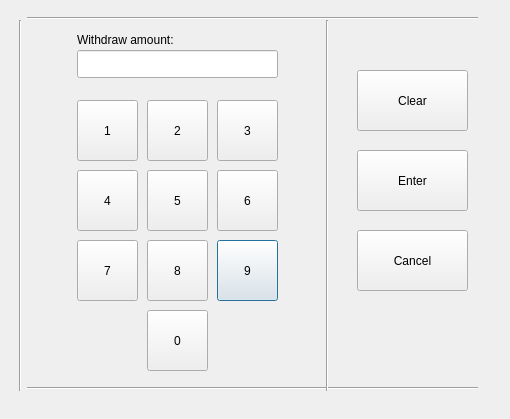
<?xml version="1.0" encoding="UTF-8"?>
<ui version="4.0">
 <class>numPad</class>
 <widget class="QDialog" name="numPad">
  <property name="geometry">
   <rect>
    <x>0</x>
    <y>0</y>
    <width>510</width>
    <height>419</height>
   </rect>
  </property>
  <property name="windowTitle">
   <string>Dialog</string>
  </property>
  <widget class="QPushButton" name="button9">
   <property name="geometry">
    <rect>
     <x>217</x>
     <y>240</y>
     <width>61</width>
     <height>61</height>
    </rect>
   </property>
   <property name="text">
    <string>9</string>
   </property>
  </widget>
  <widget class="QPushButton" name="button7">
   <property name="geometry">
    <rect>
     <x>77</x>
     <y>240</y>
     <width>61</width>
     <height>61</height>
    </rect>
   </property>
   <property name="text">
    <string>7</string>
   </property>
  </widget>
  <widget class="QPushButton" name="button6">
   <property name="geometry">
    <rect>
     <x>217</x>
     <y>170</y>
     <width>61</width>
     <height>61</height>
    </rect>
   </property>
   <property name="text">
    <string>6</string>
   </property>
  </widget>
  <widget class="QPushButton" name="button0">
   <property name="geometry">
    <rect>
     <x>147</x>
     <y>310</y>
     <width>61</width>
     <height>61</height>
    </rect>
   </property>
   <property name="text">
    <string>0</string>
   </property>
  </widget>
  <widget class="Line" name="line_4">
   <property name="geometry">
    <rect>
     <x>27</x>
     <y>380</y>
     <width>451</width>
     <height>16</height>
    </rect>
   </property>
   <property name="orientation">
    <enum>Qt::Horizontal</enum>
   </property>
  </widget>
  <widget class="QLineEdit" name="difAmountLineEdit">
   <property name="geometry">
    <rect>
     <x>77</x>
     <y>50</y>
     <width>201</width>
     <height>28</height>
    </rect>
   </property>
  </widget>
  <widget class="QPushButton" name="button2">
   <property name="geometry">
    <rect>
     <x>147</x>
     <y>100</y>
     <width>61</width>
     <height>61</height>
    </rect>
   </property>
   <property name="text">
    <string>2</string>
   </property>
  </widget>
  <widget class="Line" name="line_2">
   <property name="geometry">
    <rect>
     <x>317</x>
     <y>20</y>
     <width>20</width>
     <height>371</height>
    </rect>
   </property>
   <property name="orientation">
    <enum>Qt::Vertical</enum>
   </property>
  </widget>
  <widget class="QPushButton" name="cancelButton">
   <property name="geometry">
    <rect>
     <x>357</x>
     <y>230</y>
     <width>111</width>
     <height>61</height>
    </rect>
   </property>
   <property name="text">
    <string>Cancel</string>
   </property>
  </widget>
  <widget class="QPushButton" name="clearButton">
   <property name="geometry">
    <rect>
     <x>357</x>
     <y>70</y>
     <width>111</width>
     <height>61</height>
    </rect>
   </property>
   <property name="text">
    <string>Clear</string>
   </property>
  </widget>
  <widget class="QPushButton" name="button3">
   <property name="geometry">
    <rect>
     <x>217</x>
     <y>100</y>
     <width>61</width>
     <height>61</height>
    </rect>
   </property>
   <property name="text">
    <string>3</string>
   </property>
  </widget>
  <widget class="QPushButton" name="button5">
   <property name="geometry">
    <rect>
     <x>147</x>
     <y>170</y>
     <width>61</width>
     <height>61</height>
    </rect>
   </property>
   <property name="text">
    <string>5</string>
   </property>
  </widget>
  <widget class="Line" name="line">
   <property name="geometry">
    <rect>
     <x>10</x>
     <y>20</y>
     <width>20</width>
     <height>371</height>
    </rect>
   </property>
   <property name="orientation">
    <enum>Qt::Vertical</enum>
   </property>
  </widget>
  <widget class="QPushButton" name="button4">
   <property name="geometry">
    <rect>
     <x>77</x>
     <y>170</y>
     <width>61</width>
     <height>61</height>
    </rect>
   </property>
   <property name="text">
    <string>4</string>
   </property>
  </widget>
  <widget class="QPushButton" name="button8">
   <property name="geometry">
    <rect>
     <x>147</x>
     <y>240</y>
     <width>61</width>
     <height>61</height>
    </rect>
   </property>
   <property name="text">
    <string>8</string>
   </property>
  </widget>
  <widget class="QPushButton" name="button1">
   <property name="geometry">
    <rect>
     <x>77</x>
     <y>100</y>
     <width>61</width>
     <height>61</height>
    </rect>
   </property>
   <property name="text">
    <string>1</string>
   </property>
  </widget>
  <widget class="QLabel" name="label">
   <property name="geometry">
    <rect>
     <x>77</x>
     <y>30</y>
     <width>201</width>
     <height>20</height>
    </rect>
   </property>
   <property name="text">
    <string>Withdraw amount:</string>
   </property>
  </widget>
  <widget class="QPushButton" name="enterButton">
   <property name="geometry">
    <rect>
     <x>357</x>
     <y>150</y>
     <width>111</width>
     <height>61</height>
    </rect>
   </property>
   <property name="text">
    <string>Enter</string>
   </property>
  </widget>
  <widget class="Line" name="line_3">
   <property name="geometry">
    <rect>
     <x>27</x>
     <y>10</y>
     <width>451</width>
     <height>16</height>
    </rect>
   </property>
   <property name="orientation">
    <enum>Qt::Horizontal</enum>
   </property>
  </widget>
 </widget>
 <resources/>
 <connections/>
</ui>
